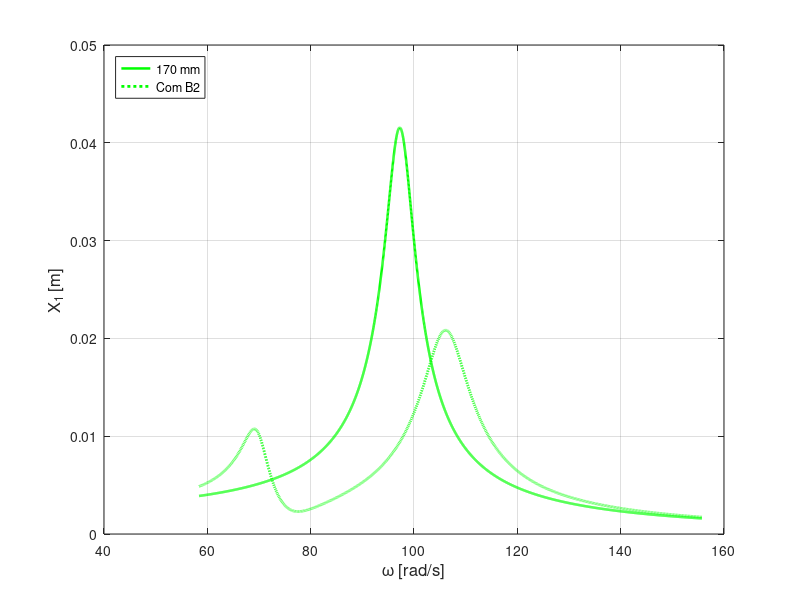
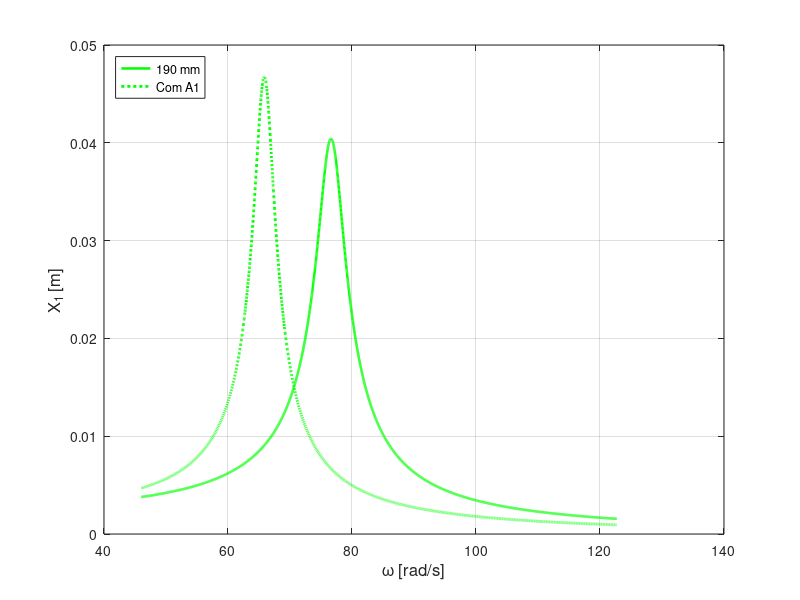
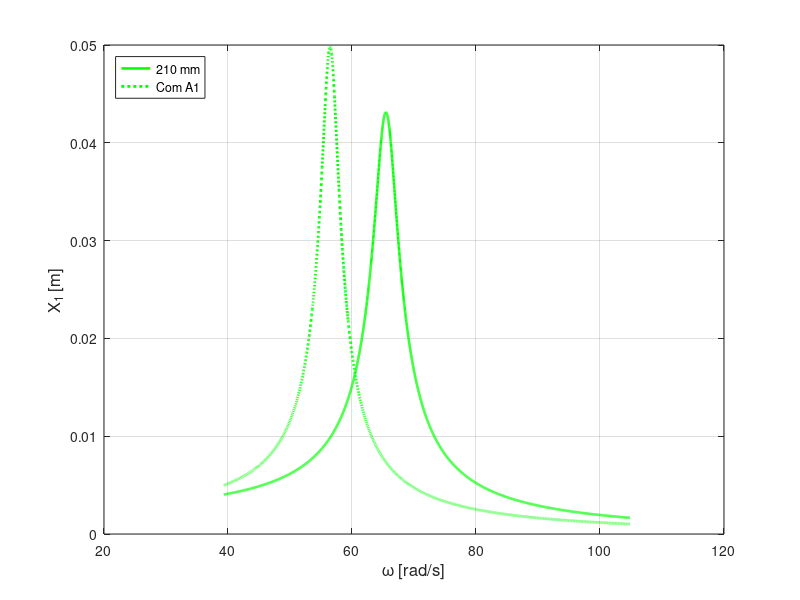
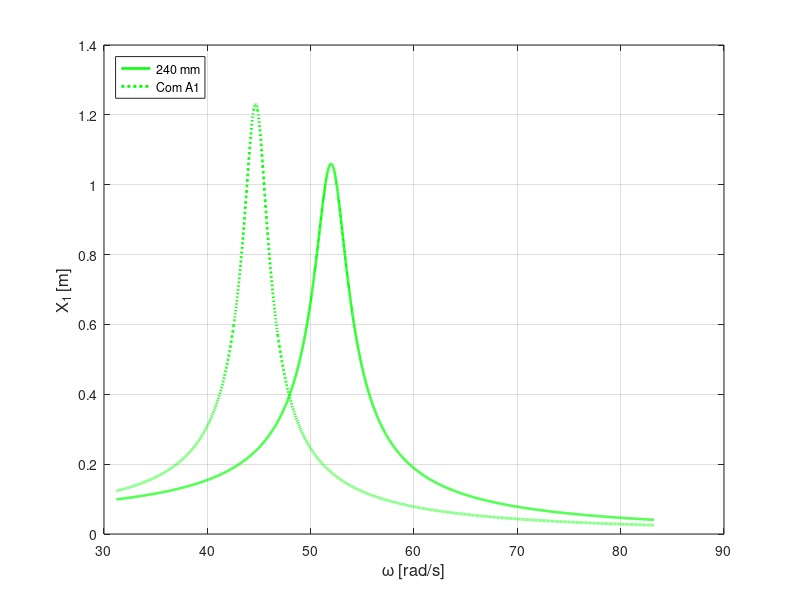

Here is the MATLAB script that generated these plots, in order:
%% =====================================================
% FIGURA – Resposta em frequência NUMÉRICA (MEF)
% Baseada na Tabela 33 – Seleção numérica do ADV ideal
% Salvamento automático em alta resolução
%% =====================================================

clear; clc;
set(groot,'defaultAxesColorOrder',[0 1 0])   % verde primário

%% -----------------------------------------------------
% DADOS NUMÉRICOS – TABELA 33
%% -----------------------------------------------------
l_mm = [170 190 210 240 280 320 360];

m1 = [0.2224 0.2560 0.2593 0.2491 0.2414 0.2771 0.2836];
k1 = [2106.7 1505.5 1113.4 674.0 467.9 312.9 219.5];

ADV = {'B2','A1','A1','A1','D1','A1','A1'};

m2 = [0.03374 0.08622 0.08622 0.08622 0.05248 0.08622 0.08622];
k2 = [196.0 7737.6 7737.6 7737.6 67.6 7737.6 7737.6];

F0 = [5.25 3.65 2.88 42.86 1.31 42.86 32.81];

%% -----------------------------------------------------
% PARÂMETROS DE AMORTECIMENTO
%% -----------------------------------------------------
zeta1 = 0.03;
zeta2 = 0.05;

corVerde = [0 1 0];

labels = {'a','b','c','d','e','f','g'};

%% -----------------------------------------------------
% LOOP – GERA E SALVA AS FIGURAS
%% -----------------------------------------------------
for i = 1:length(l_mm)

    % Sistema primário
    w1 = sqrt(k1(i)/m1(i));
    c1 = 2*zeta1*m1(i)*w1;

    % Absorvedor
    w2 = sqrt(k2(i)/m2(i));
    c2 = 2*zeta2*m2(i)*w2;

    % Faixa de frequência
    w = linspace(0.6*w1, 1.6*w1, 4000);

    % Resposta SEM ADV
    X1_sem = F0(i) ./ sqrt((k1(i) - m1(i)*w.^2).^2 + (c1*w).^2);

    % Resposta COM ADV
    X1_com = zeros(size(w));
    for j = 1:length(w)
        W = w(j);

        Kd = [k1(i)+k2(i)-m1(i)*W^2+1i*W*(c1+c2), -k2(i)-1i*W*c2;
              -k2(i)-1i*W*c2,                   k2(i)-m2(i)*W^2+1i*W*c2];

        X = Kd\[F0(i); 0];
        X1_com(j) = abs(X(1));
    end

    %% -------------------------------
    % GRÁFICO
    %% -------------------------------
    fig = figure;

    plot(w, X1_sem, '-', 'Color', corVerde, 'LineWidth', 1.8); hold on
    plot(w, X1_com, ':', 'Color', corVerde, 'LineWidth', 2.0);

    xlabel('\omega [rad/s]', 'FontSize', 12);
    ylabel('X_1 [m]', 'FontSize', 12);

    legend([num2str(l_mm(i)), ' mm'], ...
           ['Com ', ADV{i}], ...
           'Location','northwest');

    grid on;
    box on;

    %% -------------------------------
    % SALVAMENTO EM ALTA RESOLUÇÃO
    %% -------------------------------
    set(fig,'Units','centimeters');
    set(fig,'Position',[5 5 16 12]);   % padrão TCC

    nome_fig = ['Figura_28', labels{i}, '_l', num2str(l_mm(i)), 'mm'];

    print(fig, nome_fig, '-dpng', '-r300');   % PNG 300 dpi
    % print(fig, nome_fig, '-djpeg', '-r300'); % JPEG opcional

    close(fig);   % fecha a figura
end
